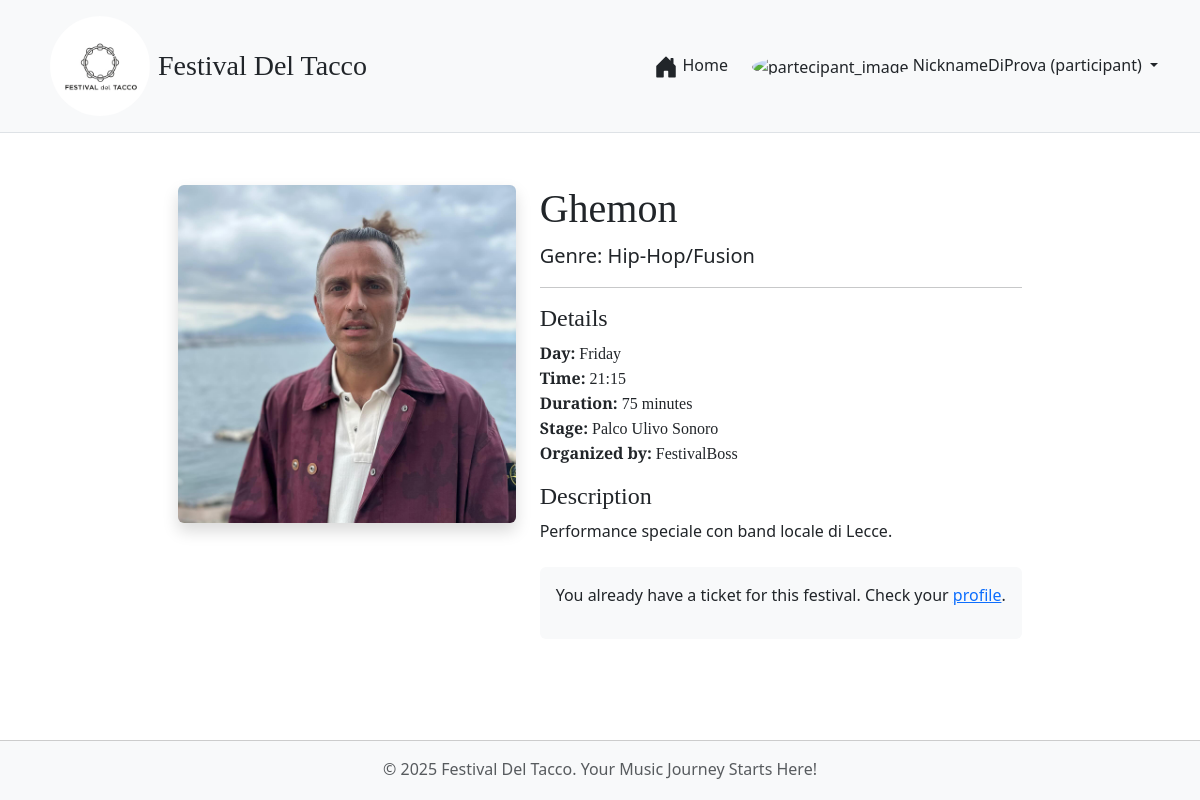
Screenshot of /performance/61 (signed in) with the database file from the repository.
### tables this page shows
CREATE TABLE UTENTI (
            id INTEGER PRIMARY KEY AUTOINCREMENT,
            email TEXT UNIQUE NOT NULL,
            nickname TEXT NOT NULL,
            password_hash TEXT NOT NULL,
            role TEXT NOT NULL CHECK(role IN ('participant', 'organizer'))
        );

CREATE TABLE PERFORMANCE (
            id INTEGER PRIMARY KEY AUTOINCREMENT,
            artist_name TEXT NOT NULL UNIQUE,
            day TEXT NOT NULL,
            start_time TEXT NOT NULL, -- HH:MM format
            duration_minutes INTEGER NOT NULL,
            description TEXT,
            stage_name TEXT NOT NULL,
            genre TEXT,
            image_path TEXT,
            is_published INTEGER NOT NULL DEFAULT 0, -- 0 for False, 1 for True
            organizer_id INTEGER NOT NULL,
            FOREIGN KEY (organizer_id) REFERENCES UTENTI (id)
        );

### app.py (the view)
@app.route('/performance/<int:perf_id>')
def performance_detail(perf_id):
    performance = db.get_performance_by_id(perf_id)
    if not performance:
        abort(404)
    if not performance['is_published'] and ( not current_user.is_authenticated or current_user.role != 'organizer'):
         abort(404)
    can_buy_ticket = False
    if current_user.is_authenticated and current_user.role == 'participant':
        if not db.get_ticket_by_user_id(current_user.id):
            can_buy_ticket = True
    return render_template('performance_detail.html', performance=performance, can_buy_ticket=can_buy_ticket)

### app.py (called while the page is built)
@login_manager.user_loader
def load_user(user_id):
    user_data = db.get_user_by_id(int(user_id)) # search for the user in the database by ID
    if user_data:
        return User(id=user_data['id'], email=user_data['email'], nickname=user_data['nickname'], role=user_data['role'])
    return None

@app.context_processor
def inject_global_vars():
    user_has_ticket = False
    if current_user.is_authenticated and current_user.role == 'participant':
        if db.get_ticket_by_user_id(current_user.id):
            user_has_ticket = True
    return dict(
        FESTIVAL_DAYS=Config.FESTIVAL_DAYS,
        FESTIVAL_STAGES=Config.FESTIVAL_STAGES,
        TICKET_TYPES_CONFIG=Config.TICKET_TYPES,
        now=datetime.now().year,
        g_user_has_ticket=user_has_ticket
    )

### festival_dao.py (called while the page is built)
def get_db_connection():
    conn = sqlite3.connect(DATABASE_NAME)
    conn.row_factory = sqlite3.Row # Access columns by name
    return conn

def get_user_by_id(user_id):
    conn = get_db_connection()
    user = conn.execute("SELECT * FROM UTENTI WHERE id = ?", (user_id,)).fetchone()
    conn.close()
    return user

def get_performance_by_id(performance_id):
    conn = get_db_connection()
    performance = conn.execute("SELECT p.*, u.nickname as organizer_nickname FROM PERFORMANCE p JOIN UTENTI u ON p.organizer_id = u.id WHERE p.id = ?", (performance_id,)).fetchone()
    conn.close()
    return performance

def get_ticket_by_user_id(user_id):
    conn = get_db_connection()
    ticket = conn.execute("SELECT * FROM BIGLIETTI WHERE user_id = ?", (user_id,)).fetchone()
    conn.close()
    return ticket

### templates/performance_detail.html (shortened to what this page needs)
{% extends "base_festival.html" %}
{% block content %}
<div class="container mt-4">
    <div class="row">
        <div class="col-md-5">
            <img src="{{ url_for('static', filename=performance.image_path or 'images/misc/placeholder.png') }}"
                class="img-fluid rounded shadow" alt="{{ performance.artist_name }}">
        </div>
        <div class="col-md-7">
            <h1 style="font-family: 'Playfair Display', serif;">{{ performance.artist_name }}</h1>
            <p class="lead">Genre: {{ performance.genre }}</p>
            <hr>
            <h4 style="font-family: 'Playfair Display', serif;">Details</h4>
            <ul class="list-unstyled">
                <li style="font-family: 'Playfair Display', serif;"><strong>Day:</strong> {{ performance.day }}</li>
                <li style="font-family: 'Playfair Display', serif;"><strong>Time:</strong> {{ performance.start_time }}
                </li>
                <li style="font-family: 'Playfair Display', serif;"><strong>Duration:</strong> {{
                    performance.duration_minutes }} minutes</li>
                <li style="font-family: 'Playfair Display', serif;"><strong>Stage:</strong> {{ performance.stage_name }}
                </li>
                <li style="font-family: 'Playfair Display', serif;"><strong>Organized by:</strong> {{
                    performance.organizer_nickname }}</li>
            </ul>
            <h4 style="font-family: 'Playfair Display', serif;">Description</h4>
            <p>{{ performance.description | safe }}</p>
            {% if can_buy_ticket %}
            <div class="mt-4 p-3 bg-light rounded">
                <h4>Interested?</h4>
                <p>You can purchase tickets to attend this and other performances!</p>
                <a href="{{ url_for('buy_ticket') }}" class="btn mypurchasebtn btn-lg">Buy Tickets</a>
            </div>
            {% elif current_user.is_authenticated and current_user.role == 'participant' %}
            <div class="mt-4 p-3 bg-light rounded">
                <p>You already have a ticket for this festival. Check your <a href="{{url_for('profile')}}">profile</a>.
                </p>
            </div>
            {% elif current_user.is_authenticated and current_user.role == 'organizer' %}
            <div class="mt-4 p-3 bg-light rounded">
                <p>Organizers can browse performances but cannot purchase tickets.</p>
            </div>
            {% endif %}
        </div>
    </div>
</div>
{% endblock %}

### templates/base_festival.html (shortened to what this page needs)
<!DOCTYPE html>
<html lang="it-en">
<head>
    <link href="https://cdn.jsdelivr.net/npm/bootstrap@5.3.2/dist/css/bootstrap.min.css" rel="stylesheet"
>
    <link rel="stylesheet" href="{{ url_for('static', filename='css/style_festival.css') }}">
    <link rel="stylesheet" href="https://unpkg.com/leaflet@1.9.4/dist/leaflet.css"
 />
</head>
<body>
    <nav>
        <header class="p-3 mb-3 border-bottom bg-light sticky-top">
            <div class="container">
                <div class="d-flex flex-wrap align-items-center justify-content-center justify-content-lg-start">
                    <a href="{{ url_for('home') }}"
                        class="d-flex align-items-center text-dark text-decoration-none me-lg-auto ms-2">
                        <img src="{{ url_for('static', filename='images/logo/LogoFestivalDelTacco.jpeg') }}"
                            alt="Festival del Tacco" class="img-fluid rounded-circle"
                            style="height: 100px; width: 100px; object-fit: cover;" loading="lazy">
                        <span class="fs-3 ms-2" style="font-family: 'Playfair Display', serif;">Festival Del
                            Tacco</span>
                    </a>
                    <ul class="nav col-12 col-lg-auto mb-2 justify-content-center mb-md-0">
                        <li><a href="{{ url_for('home') }}"
                                class="nav-link px-2 {% if request.endpoint == 'home' %}link-secondary{% else %}link-dark{% endif %}">
                                Home
                            </a>
                        </li>
                    </ul>
                    <div class="ms-lg-3">
                        {% if current_user.is_authenticated %}
                        <div class="dropdown text-end">
                            <a href="#" class="d-block link-dark text-decoration-none dropdown-toggle"
                                id="dropdownUser1" data-bs-toggle="dropdown" aria-expanded="false">
                                {% if current_user.role == 'participant' %}
                                <img src="{{ url_for('static', filename='images/logo/partecipant.png') }}"
                                    alt="partecipant_image" width="40" height="40" class="rounded-circle">
                                {% endif %}
                                {{ current_user.nickname }} ({{ current_user.role }})
                            </a>
                        </div>
                        {% else %}
                        <a href="{{ url_for('login') }}" class="btn btn-outline myloginbutton me-2">Login</a>
                        <a href="{{ url_for('register') }}" class="btn  mybuttoncolors">Sign-up</a>
                        {% endif %}
                    </div>
                </div>
            </div>
        </header>
    </nav>
    <main class="container col-lg-9 col-md-12 pt-5 pt-md-3 pt-lg-2 pt-xl-2 pt-xxl-2 order-1 mt-lg-1 ">
        {% block content %}
        {% endblock %}
    </main>
    <footer class="footer py-3 bg-light order-2">
        <div class="container text-center">
            <span class="text-muted">© {{ now }} Festival Del Tacco. Your Music Journey Starts Here!</span>
        </div>
    </footer>
</body>
</html>

### static/css/style_festival.css (style rules this page uses)
html, body { height: 100%; margin: 0; padding: 0; display: flex; flex-direction: column; }
body { min-height: 100vh; }
main, main.container { flex: 1; padding: 1rem; padding-bottom: 100px; }
footer.footer { flex-shrink: 0; height: 60px; background-color: #e8ddd5; padding: 1rem 0; text-align: center; border-top: 1px solid #ccc; }
header.sticky-top { z-index: 1030; }
@media (min-width: 769px) { main { padding-top: 100px; } }

### rows the page displays
UTENTI: nickname "NicknameDiProva", role "participant"
PERFORMANCE: image_path (picture), artist_name "Ghemon", genre "Hip-Hop/Fusion", day "Friday", start_time "21:15", duration_minutes "75", stage_name "Palco Ulivo Sonoro", description "Performance speciale con band locale di Lecce."
UTENTI: organizer_nickname "FestivalBoss"
